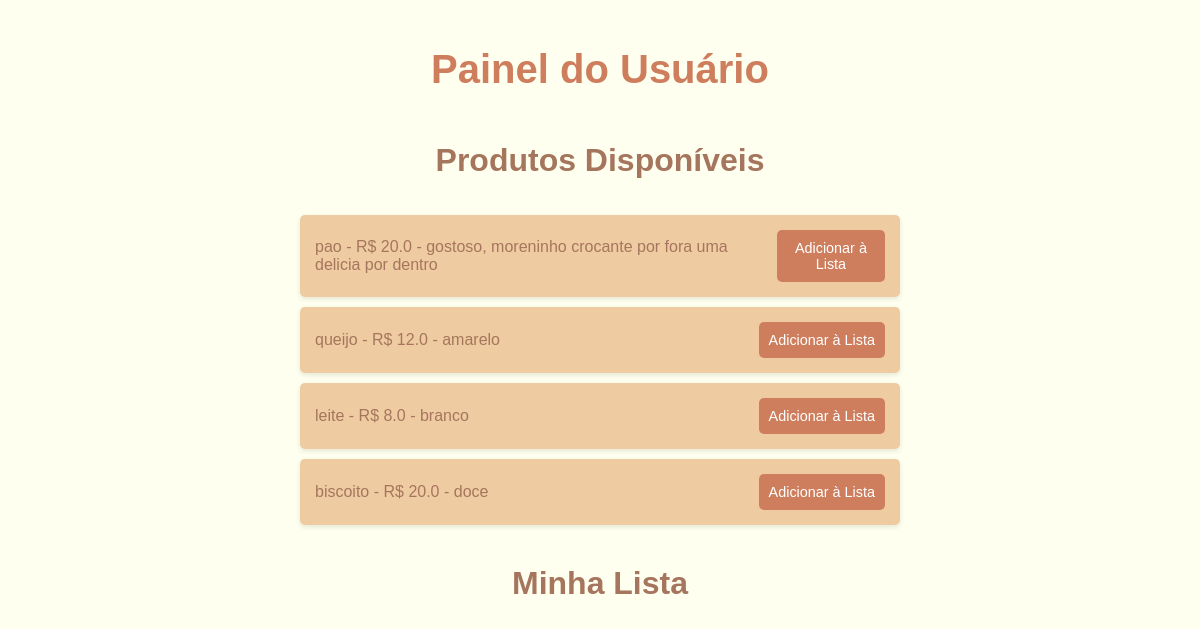
The page /pagusuario (signed in) on the database its author committed.
### app.py (models this page shows)
class Produto(db.Model):
    id = db.Column(db.Integer, primary_key=True)
    nome = db.Column(db.String(150), nullable=False)
    preco = db.Column(db.Float, nullable=False)
    desc = db.Column(db.String(300), nullable=False)
    estoque = db.Column(db.Integer, nullable=False)

### app.py (the view)
@app.route('/pagusuario', methods=['GET'])
@login_required
def pagusuario():
    produtos = Produto.query.all()
    listausu = ListaCompra.query.filter_by(id_usu=current_user.id).all()
    return render_template('pagusuario.html', produtos=produtos, listausu=listausu)

### app.py (called while the page is built)
@login_manager.user_loader
def load_user(user_id):
    user = Cliente.query.get(int(user_id))
    if user is None:
        user = Funcionario.query.get(int(user_id))
    return user

### templates/pagusuario.html (shortened to what this page needs)
<!DOCTYPE html>
<html lang="pt-BR">
<head>
</head>
<body>
    <h1>Painel do Usuário</h1>
    <h2>Produtos Disponíveis</h2>
    <ul>
        {% for produto in produtos %}
            <li>
                {{ produto.nome }} - R$ {{ produto.preco }} - {{ produto.desc }}
                <form action="{{ url_for('adicionar_a_lista', product_id=produto.id) }}" method="POST">
                    <button type="submit">Adicionar à Lista</button>
                </form>
            </li>
        {% endfor %}
    </ul>
    <h2>Minha Lista</h2>
</body>
</html>

### templates/pagusuario.html (style rules this page uses)
body { background-color: #FFFFF0; font-family: 'Arial', sans-serif; color: #A5765D; margin: 0; padding: 20px; display: flex; flex-direction: column; align-items: center; }
h1 { font-size: 2.5em; margin-bottom: 20px; color: #CE7E5D; }
h2 { font-size: 2em; margin-top: 30px; color: #A5765D; }
ul { list-style-type: none; padding: 0; width: 100%; max-width: 600px; margin: 0; }
li { background-color: #EFCBA1; padding: 15px; margin: 10px 0; border-radius: 5px; display: flex; justify-content: space-between; align-items: center; box-shadow: 0 2px 5px rgba(0, 0, 0, 0.1); }
button { background-color: #CE7E5D; color: #FFFFFF; padding: 10px; border: none; border-radius: 5px; cursor: pointer; font-size: 0.9em; transition: background-color 0.3s; }

### rows shown on the page
Produto: nome "pao", preco "20.0", desc "gostoso, moreninho crocante por fora uma delicia por dentro"
Produto: nome "queijo", preco "12.0", desc "amarelo"
Produto: nome "leite", preco "8.0", desc "branco"
Produto: nome "biscoito", preco "20.0", desc "doce"
